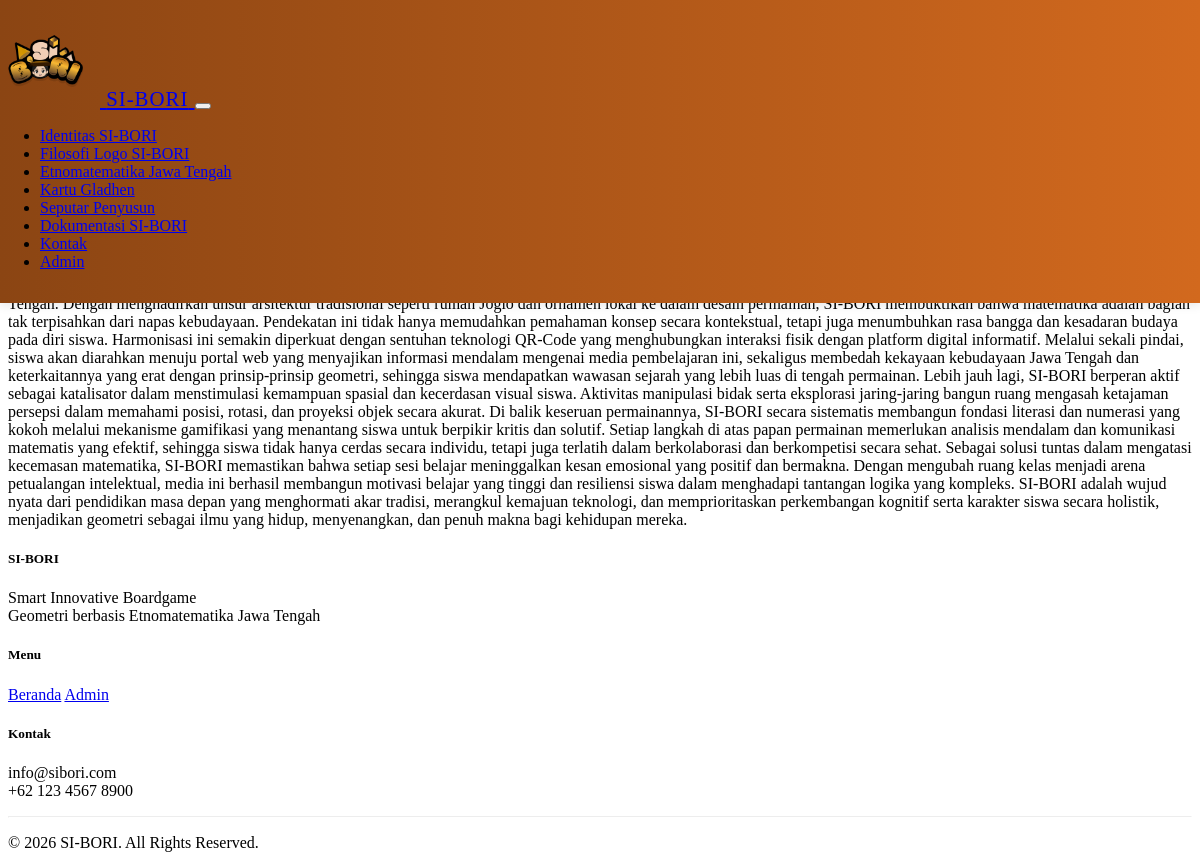
Page /menu/identitas.php on the committed database.
### tables this page shows
CREATE TABLE `menu` (
  `id` int(11) NOT NULL,
  `slug` varchar(50) DEFAULT NULL,
  `judul` varchar(100) DEFAULT NULL,
  `konten` text DEFAULT NULL,
  `foto` text DEFAULT NULL
);

### menu/identitas.php (the view, shortened to what this page needs)
<?php
include '../header.php';
include '../config/database.php';
$slug = 'identitas';
$data = $conn->query("SELECT * FROM menu WHERE slug='$slug'")->fetch_assoc();
?>
<div class="container py-5">
    <h2 class="text-center mb-4"><?php echo htmlspecialchars($data['judul']); ?></h2>
    <div class="row">
        <div class="col-md-10 mx-auto">
            <div class="card">
                <div class="card-body">
                    <div class="content">
                        <?php echo nl2br(htmlspecialchars($data['konten'])); ?>
                    </div>
                </div>
            </div>
        </div>
    </div>
</div>
<?php include '../footer.php'; ?>

### header.php (shortened to what this page needs)
<?php
$isInSubfolder = (strpos($_SERVER['PHP_SELF'], '/menu/') !== false ||
                  strpos($_SERVER['PHP_SELF'], '/admin/') !== false);
$basePath = $isInSubfolder ? '../' : '';
?>
<nav class="navbar navbar-expand-lg navbar-dark navbar-sticky" style="background: linear-gradient(90deg, #8B4513, #D2691E) !important; padding: 1rem 0;">
    <div class="container">
        <a class="navbar-brand fw-bold d-flex align-items-center" href="<?php echo $basePath; ?>index.php" style="font-size: 1.3rem; letter-spacing: 1px;">
            <img src="<?php echo $basePath; ?>assets/img/LOGO SI-BORI.png"
                 alt="SI-BORI"
                 style="height: 80px;
                        width: auto;
                        margin-right: 10px;
                        padding: 5px;
                        border-radius: 8px;">
            <span>SI-BORI</span>
        </a>
        <button class="navbar-toggler" type="button" data-bs-toggle="collapse" data-bs-target="#navbarNav"
                aria-controls="navbarNav" aria-expanded="false" aria-label="Toggle navigation">
        </button>
        <div class="collapse navbar-collapse" id="navbarNav">
            <ul class="navbar-nav ms-auto">
                <?php
                $currentSlug = $_GET['slug'] ?? '';
                $menus = $conn->query("SELECT slug, judul FROM menu ORDER BY id");
                if ($menus && $menus->num_rows > 0) {
                    while ($menu = $menus->fetch_assoc()) {
                        $menuSlug = $menu['slug'];
                        $menuJudul = htmlspecialchars($menu['judul']);
                        $isActive = ($currentSlug === $menuSlug) ? 'active' : '';
                        $menuUrl = $basePath . 'menu/view_menu.php?slug=' . $menuSlug;
                        echo "<li class='nav-item'>
                                <a class='nav-link {$isActive}' href='{$menuUrl}'>
                                    {$menuJudul}
                                </a>
                              </li>";
                    }
                } else {
                    echo "<li class='nav-item'>
                            <a class='nav-link' href='{$basePath}index.php'>
                                <i class='fas fa-home'></i> Home
                            </a>
                          </li>";
                }
                ?>
                <li class='nav-item'>
                    <a class='nav-link' href='<?php echo $basePath; ?>contact.php'>
                        <i class='fas fa-envelope'></i> Kontak
                    </a>
                </li>
                <?php if (isset($_SESSION['admin'])): ?>
                <li class='nav-item'>
                    <a class='nav-link' href='<?php echo $basePath; ?>admin/dashboard.php'>
                        <i class='fas fa-tachometer-alt'></i> Dashboard
                    </a>
                </li>
                <li class='nav-item'>
                    <a class='nav-link' href='<?php echo $basePath; ?>admin/logout.php'>
                        <i class='fas fa-sign-out-alt'></i> Logout
                    </a>
                </li>
                <?php else: ?>
                <li class='nav-item'>
                    <a class='nav-link' href='<?php echo $basePath; ?>admin/login.php'>
                        <i class='fas fa-sign-in-alt'></i> Admin
                    </a>
                </li>
                <?php endif; ?>
            </ul>
        </div>
    </div>
</nav>

### header.php (style rules this page uses)
.navbar-sticky { position: fixed; top: 0; left: 0; right: 0; z-index: 1030; transition: all 0.3s ease; box-shadow: 0 2px 10px rgba(0,0,0,0.1); }
.navbar-brand { transition: all 0.3s ease; }
.navbar-nav .nav-link { position: relative; transition: all 0.3s ease; }
.navbar-nav .nav-link::after { content: ''; position: absolute; bottom: 0; left: 50%; width: 0; height: 2px; background: white; transition: all 0.3s ease; transform: translateX(-50%); }

### rows in the picture
menu: judul "Identitas SI-BORI", konten "SI-BORI (Smart Innovative Boardgame Geometri) hadir sebagai manifestasi media pembelajaran modern yang secara radikal mengubah wajah pembelajaran matematika dari sekadar hafalan rumus menjadi sebuah pengalaman eksploratif yang imersif. Melalui format permainan papan yang dinamis, media ini membedah kekakuan konsep geometri abstrak dan mentransformasikannya ke dalam realitas fisik yang dapat disentuh serta dimanipulasi oleh siswa. Kehadiran SI-BORI menciptakan jembatan kognitif yang kuat, di mana siswa diajak untuk menjadi arsitek logis yang harus menggunakan ketajaman numerasinya untuk menyelesaikan berbagai misi strategis terkait luas, volume, hingga sifat-sifat bangun ruang yang tersaji…"
menu: judul "Filosofi Logo SI-BORI"
menu: judul "Etnomatematika Jawa Tengah"
menu: judul "Kartu Gladhen"
menu: judul "Seputar Penyusun"
menu: judul "Dokumentasi SI-BORI"
